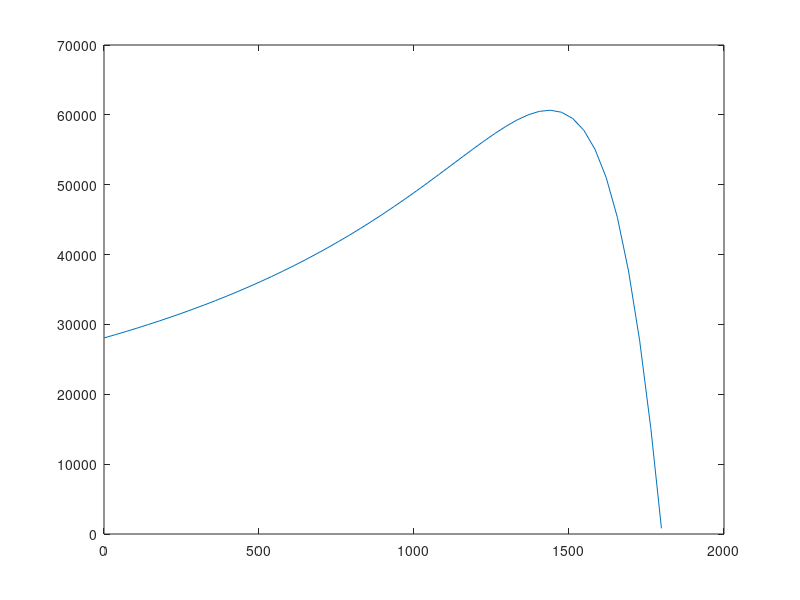

Write the MATLAB code that produced this figure.

clear 
clc 
% Thevenin equivalent equation 

% just for test purposes : 
r1 = 0.641 ; % Stator resistance 
x1 = 1.102 ; % Stator Reactance 
r2 = 0.332 ; % Rotor resistance 
x2 = 0.464 ; % rotor reactance 
xm = 26.3 ;  % magnetizing branch reactance
v_phase = 460/sqrt(3) ;  % note that v_phase is 3vtriphase 
n_sync = 1800 ; % synchronous speed rpm 
w_sync = n_sync * 2*pi/60 ; % Conversion from rpm en rad/s 
s = (0:1:50)/50 ; % slip
s(1) = 0.001 ; 
nm = (1-s) * n_sync ; 

% Calculate Thevenin voltage and impedance 
v_th = v_phase * (xm / sqrt(r1^2 + (x1 + x2)^2)) ; 
z_th = ((1i*xm)*(r1+1i*x1))/(r1 + 1i*(x1+xm)) ; 
r_th = real(z_th) ; 
x_th = imag(z_th) ; 


for ii = 1:51 
    t_ind(ii) = (3*(v_th^2)*r2/s(ii) / ( w_sync * ((r_th + (r2/s(ii)))^2 + (x_th + x2)^2))) ; 
end

plot(nm,t_ind)

